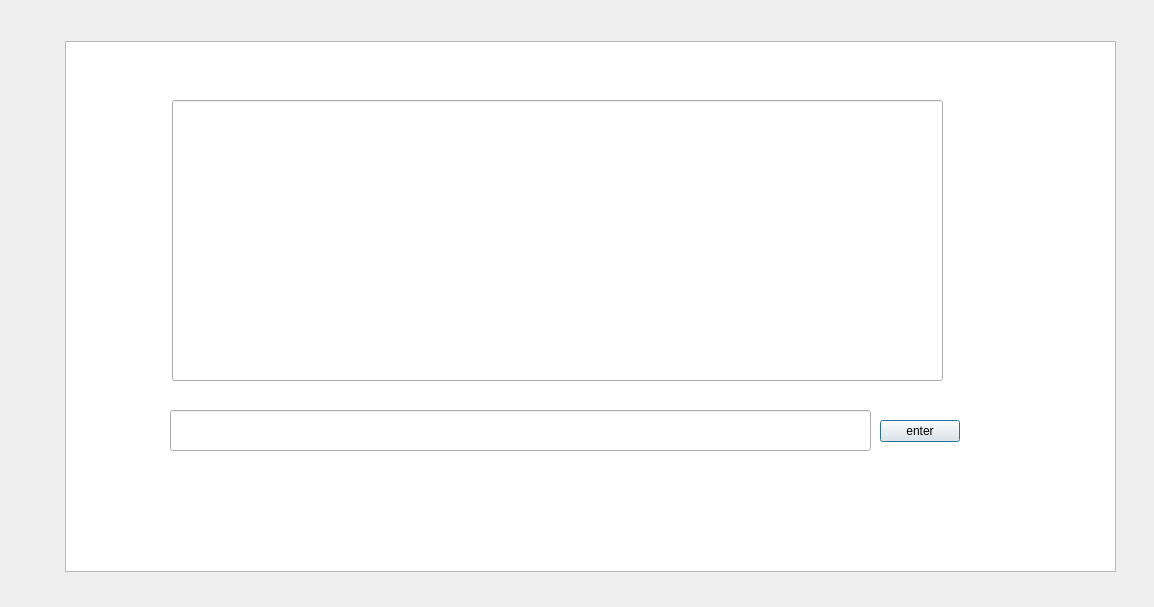
<?xml version="1.0" encoding="UTF-8"?>
<ui version="4.0">
 <class>chat1</class>
 <widget class="QDialog" name="chat1">
  <property name="geometry">
   <rect>
    <x>0</x>
    <y>0</y>
    <width>1154</width>
    <height>607</height>
   </rect>
  </property>
  <property name="windowTitle">
   <string>Dialog</string>
  </property>
  <widget class="QTableWidget" name="tableWidget">
   <property name="geometry">
    <rect>
     <x>65</x>
     <y>41</y>
     <width>1051</width>
     <height>531</height>
    </rect>
   </property>
  </widget>
  <widget class="QLineEdit" name="employe1">
   <property name="geometry">
    <rect>
     <x>170</x>
     <y>410</y>
     <width>701</width>
     <height>41</height>
    </rect>
   </property>
  </widget>
  <widget class="QPushButton" name="pushButton">
   <property name="geometry">
    <rect>
     <x>880</x>
     <y>420</y>
     <width>80</width>
     <height>22</height>
    </rect>
   </property>
   <property name="text">
    <string>enter</string>
   </property>
  </widget>
  <widget class="QLineEdit" name="lineEdit">
   <property name="geometry">
    <rect>
     <x>172</x>
     <y>100</y>
     <width>771</width>
     <height>281</height>
    </rect>
   </property>
  </widget>
 </widget>
 <resources/>
 <connections/>
</ui>
